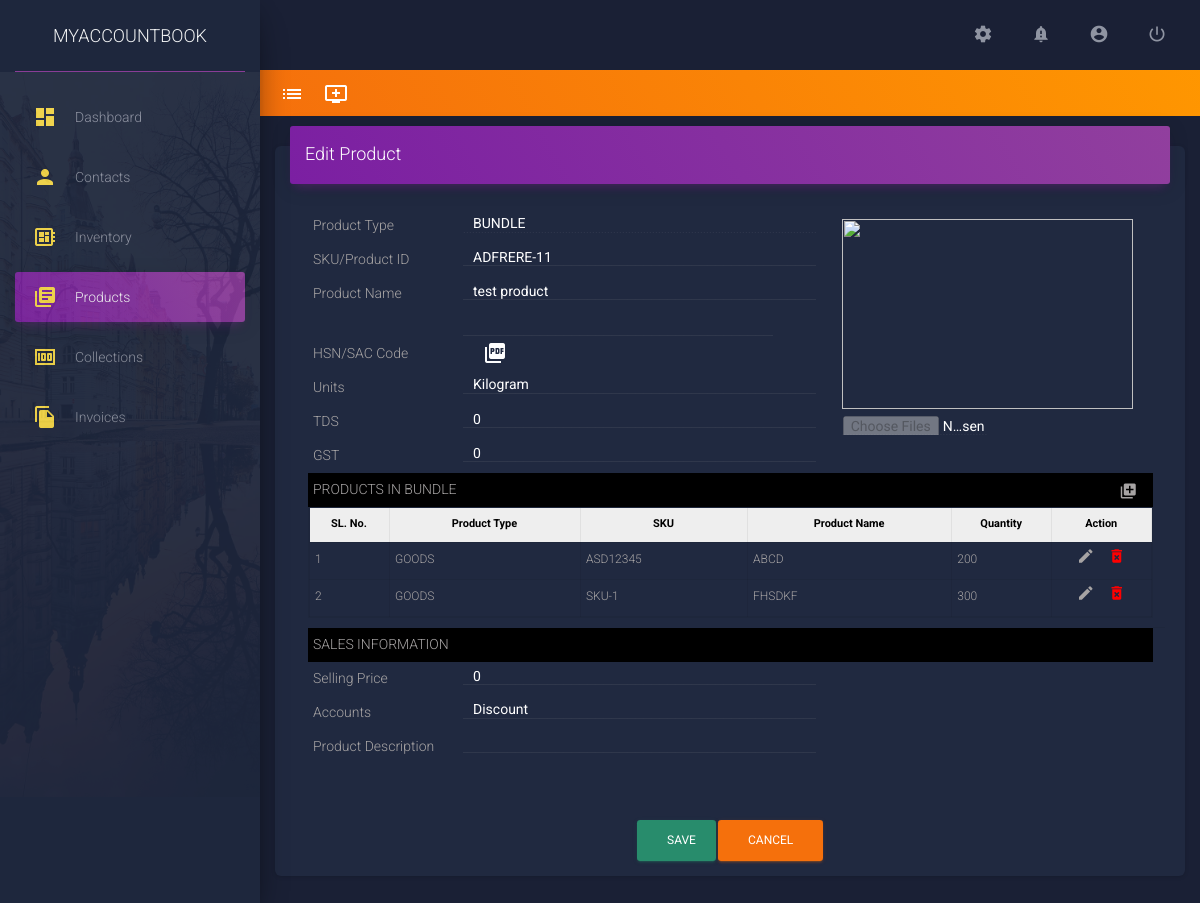
The page /products/edit/11/ (signed in) on the database as committed earlier.
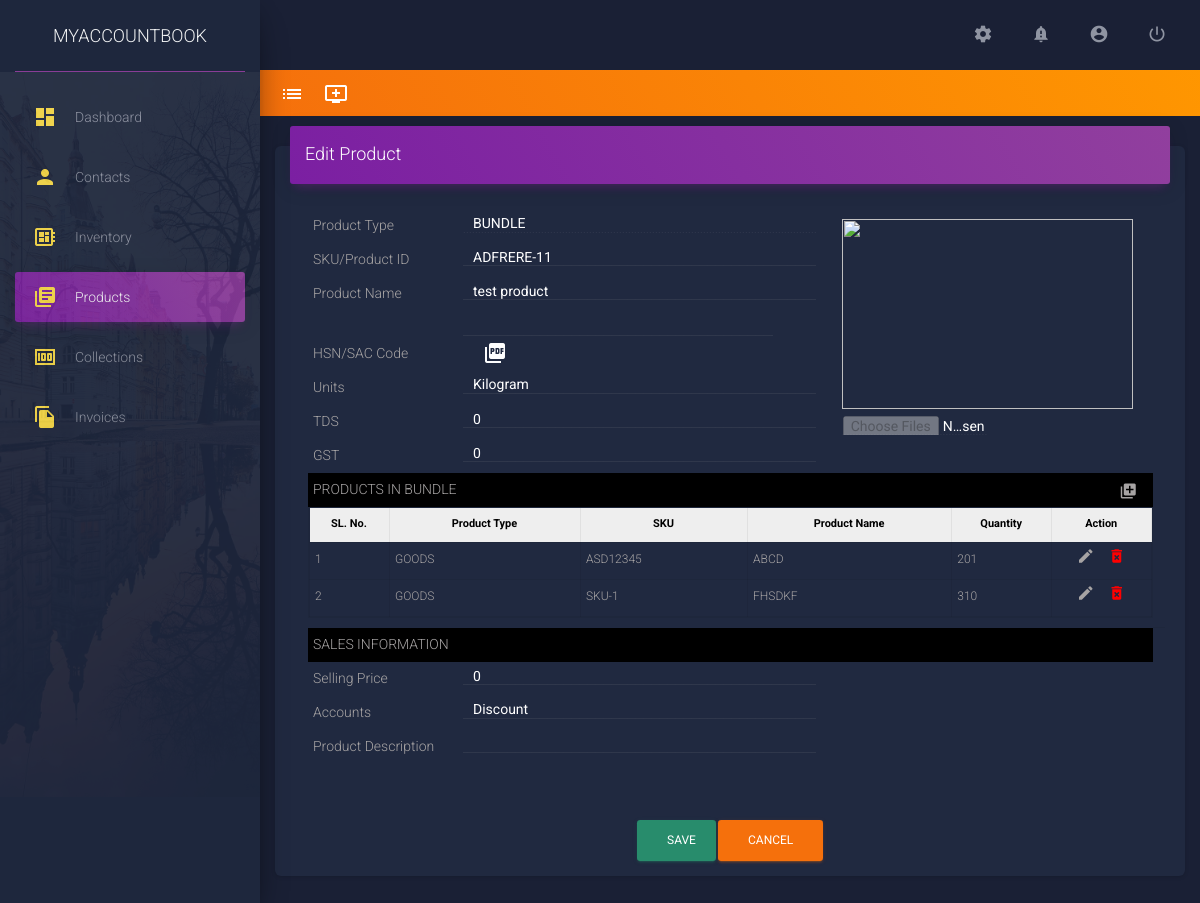
The same page on the database as committed later.
### app/models/items_model.py (models this page shows, shortened)
class BundleProducts(models.Model):
    product_bundle = models.ForeignKey(
        ProductsModel,
        on_delete = models.CASCADE,
        related_name = "product_bundle",
        db_index = True,
    )
    product = models.ForeignKey(
        ProductsModel,
        on_delete = models.CASCADE,
        related_name = "product_child",
        db_index = True,
    )
    quantity = models.IntegerField(
        null = True,
        blank = True,
        default = 0,
        db_index = True,
    )

class ProductsModel(models.Model):
    user = models.ForeignKey(
        User,
        db_index = True,
        on_delete = models.CASCADE,
        blank = True,
        null = True,
    )
    product_type = models.IntegerField(
        db_index = True,
        choices = items_constant.PRODUCT_TYPE,
        blank = True,
        null = True,
    )
    sku = models.CharField(
        max_length = 20,
        db_index = True,
        null = False,
        blank = False,
    )
    product_name = models.CharField(
        db_index = True,
        blank = False,
        null = False,
        max_length = 250,
    )
    product_description = models.TextField(
        blank = True,
        null = True,
    )
    cost_price = models.IntegerField(
        default = 0,
        db_index = True,
        blank = True,
        null = True,
    )
    selling_price = models.IntegerField(
        db_index = True,
        default = 0.0,
        blank = True,
        null = True,
    )
    discount = models.IntegerField(
        db_index = True,
        default = 0.0,
    )
    tax = models.IntegerField(
        default = 0.0,
        db_index = True,
        null=True,
        blank=True,
    )
    gst = models.IntegerField(
        default = 0.0,
        db_index = True,
        null=True,
        blank=True,
    )
    hsn_code = models.CharField(
        max_length = 250,
        db_index = True,
        blank = True,
        null = True,
    )
    abatement = models.IntegerField(
        default = 0,
        db_index = True,
    )
    unit = models.IntegerField(
        default = 0,
        db_index = True,
        choices = items_constant.UNITS
    )
    is_active = models.BooleanField(
        db_index = True,
        default = True,
        choices = user_constants.IS_TRUE,
    )
    sales_account = models.IntegerField(
        db_index = True,
        null = True,
        blank = True,
        choices = items_constant.SALES_ACCOUNT_CHOICES,
    )
    purchase_account = models.IntegerField(
       db_index = True,
        null = True,
        blank = True,
        choices = items_constant.SALES_ACCOUNT_CHOICES,
    )

### app/views/products.py (the view, shortened to what this page needs)
# urls.py: path('products/edit/<int:ins>/', never_cache(login_required(products.EditProducts.as_view())), name = 'edit_product'),
class EditProducts(View):
    template_name = 'app/app_files/products/index.html'
    data = defaultdict()
    data["view"] = ""
    data["css_files"] = []
    data["js_files"] = ['custom_files/js/product.js',]
    data["active_link"] = 'Products'
    data["included_template"] = 'app/app_files/products/edit_products.html'
    data["add_product_images_form"] = ProductPhotosForm()
    def get(self, request, *args, **kwargs):
        product = None
        self.data["bundle_products"] = {}
        try:
            product = ProductsModel.objects.get(pk = int(kwargs["ins"]))
        except:
            return redirect('/unauthorized/', permanent=False)
        self.data["product_type"] = product.product_type
        self.data["product_id"] = product.id
        if product is not None and product.product_type == 2:
            self.data["bundle_products"] = items_model.BundleProducts.objects.filter(product_bundle = product)
        self.data["add_product_form"] = ProductForm(request.user, instance = product)
        return render(request, self.template_name, self.data)

### app/forms/items_form.py
class ProductPhotosForm(ModelForm):
    class Meta:
        model = ProductPhotos
        fields= ('product_image',)
        widgets = {
            'product_image' : FileInput(attrs = {'class':'form-control input-sm', 'id':'files','name':'files[]','type':'file','multiple' : 'true', 'accept':'image/jpeg, image/png, image/gif,', 'style':'width:50%;padding:1px',})
        }

### app/templatetags/common_filters.py (called while the page is built)
@register.simple_tag
def load_css_files(scripts = list()):
    html = []
    for script in scripts:
        html.append('<link rel="stylesheet" href="'+settings.STATIC_URL+script+'"/>')
    return safestring.mark_safe(''.join(html))

@register.simple_tag
def load_javascript_files(scripts = list()):
    html = []
    for script in scripts:
        html.append('<script src="'+settings.STATIC_URL+script+'"></script>')
    return safestring.mark_safe(''.join(html))

### app/templates/app/app_files/products/index.html
{% extends 'app/base/base.html' %}
{% load static %}
{% load common_filters %}
{% load pagination %}
{% block content %}
    <div class="row custom-row" style="padding:10px; background: linear-gradient(60deg,#f5700c,#ff9800);">
        <ul style="list-style:none; margin:0px; color:#FFFFFF; padding:0px;">
            <li class="nav-item" style="float:left;padding:0px 10px;">
                <a href="{% url 'view_products' %}" style="color:#FFFFFF; text-decoration:none; font-size: 20px;" title="View Products As List">
                    <i class="material-icons">list</i>
                </a>
            </li>
            <li class="nav-item" style="float:left;padding:0px 10px;">
                <a href="{% url 'add_products' %}" style="color:#FFFFFF; text-decoration:none; font-size: 20px;" title="Add Product">
                    <i class="material-icons">add_to_queue</i>
                </a>
            </li>
        </ul>
    </div>
<div class="container">
    {% include included_template %}
</div>
{% endblock %}

### app/templates/app/app_files/products/edit_products.html (shortened to what the changed rows need)
{% load common_components %}
{% load static %}
<div class="row">
    <div class="col-lg-12" style="padding:0px">
        <div class="card">
            <form method="post" enctype="multipart/form-data">
                <div class="card-body" style="margin-left: 13px;">
                    <div class="table" style="padding:10px 0px; color:#FFFFFF; width:100%">
                        <table class="table-responsive">
                            <tbody style=" width: 100%; display: inline-table;">
                                {% if product_type == 2 %}
                                    <tr>
                                        <td style="border:0px; padding:0px; padding-bottom:10px;" colspan="3">
                                            <table class="table-responsive table-bordered">
                                                <tbody style="width:100%; display:inline-table;">
                                                    {% for product in bundle_products %}
                                                        <tr style="width:100%; font-size:12px;">
                                                            <td style="width:80px">{{ forloop.counter }}</td>
                                                            <td>{{ product.product.get_product_type_display|default_if_none:"" }}</td>
                                                            <td>{{ product.product.sku|default_if_none:"" }}</td>
                                                            <td>{{ product.product.product_name|default_if_none:""|upper }}</td>
                                                            <td>{{ product.quantity|default_if_none:"0" }}</td>
                                                            <td class="text-center">
                                                                <i class="material-icons" style="font-size:18px; margin-right:10px; cursor:pointer;" onclick="edit_bundle_product({{product_id}},{{product.id}},'{{product.product.sku|default_if_none:''}}', '{{ product.product.product_name|default_if_none:''|upper }}', '{{product.quantity|default_if_none:0}}')">create</i>
                                                                <i class="material-icons" style="color:#FF0000; font-size:18px; cursor:pointer;" onclick="delete_bundle_product({{product_id}},{{product.id}},'{{product.product.sku|default_if_none:''}}', '{{ product.product.product_name|default_if_none:''|upper }}')">delete_forever</i>
                                                            </td>
                                                        </tr>
                                                    {% endfor %}
                                                </tbody>
                                            </table>
                                        </td>
                                    </tr>
                                {% endif %}
                            </tbody>
                        </table>
                    </div>
                </div>
            </form>
        </div>
    </div>
</div>

Rows that differ between the two databases and show on the page:
changed BundleProducts "ASD12345": quantity "200" → "201"
changed BundleProducts "SKU-1": quantity "300" → "310"
